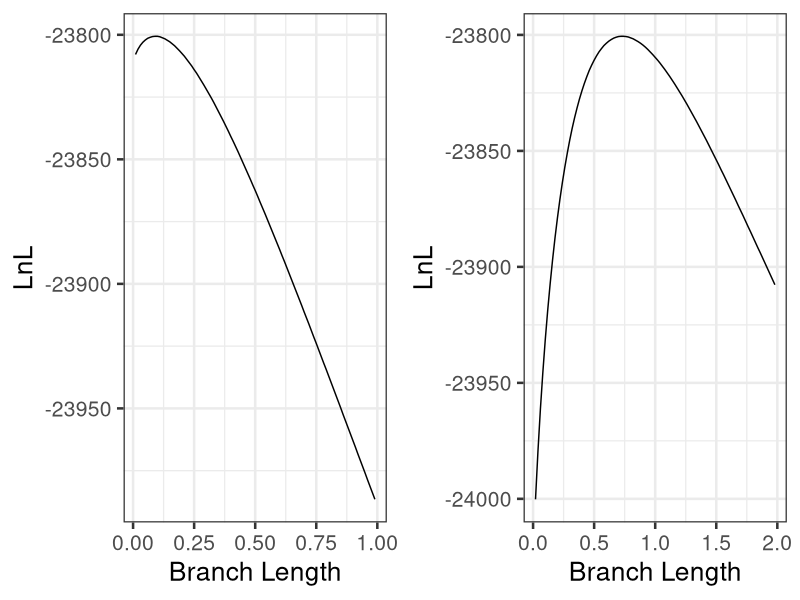
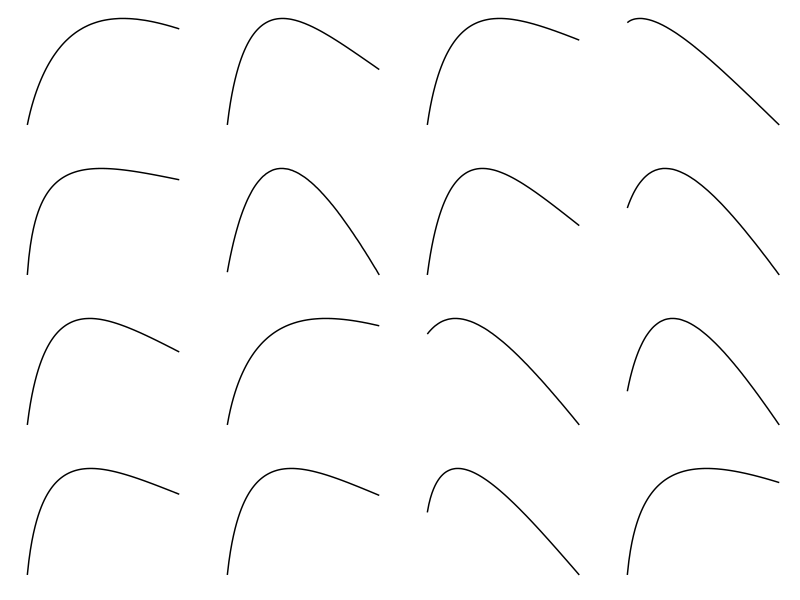

Write the R code that produced these figures, in order.
#!/usr/bin/env Rscript

library(ggplot2)
library(gridExtra)

theme_fullframe <- function (base_size = 12){
  structure(list(
        axis.line = element_blank(),
        axis.text.x = element_blank(),
        axis.text.y = element_blank(),
        axis.ticks = element_blank(),
        axis.title.x = element_blank(),
        axis.title.y = element_blank(),
        axis.ticks.length = unit(0, "lines"),
        axis.ticks.margin = unit(0, "lines"),
        legend.position = "none",
        panel.background = element_blank(),
        panel.border = element_blank(),
        panel.grid.major = element_blank(),
        panel.grid.minor = element_blank(),
        panel.margin = unit(0, "lines"),
        plot.background = element_blank(),
        plot.margin = unit(0*c(-1.5, -1.5, -1.5, -1.5), "lines")
        ), class = "theme")
}

theme_set(theme_bw(19))

bls <- read.csv('lcfit_bls.csv', as.is=TRUE)

node_plot <- function(node) {
  p <- ggplot(subset(bls, node_id == node),
              aes(x=branch_length, y=bpp_ll)) +
    geom_line() +
    xlab("Branch Length") +
    ylab("LnL")
}

svg('node3_node6.svg', width=14, height=7)
grid.arrange(node_plot(3), node_plot(6), nrow=1)
dev.off()

# All nodes
svg('all_nodes.svg', width=6, height=6)
nodes <- as.list(unique(bls$node_id)[1:16])
node_plots <- lapply(nodes, function(node) {
  ggplot(subset(bls, node_id == node),
              aes(x=branch_length, y=bpp_ll)) +
    geom_line() +
    theme(axis.text.x=element_blank(),
          axis.text.y=element_blank(),
          axis.title.x=element_blank(),
          axis.title.y=element_blank(),
          panel.grid.major=element_blank(),
          panel.grid.minor=element_blank(),
          panel.border=element_blank(),
          axis.ticks=element_blank())
})
node_plots$nrow <- 4
do.call('grid.arrange', node_plots)
dev.off()
